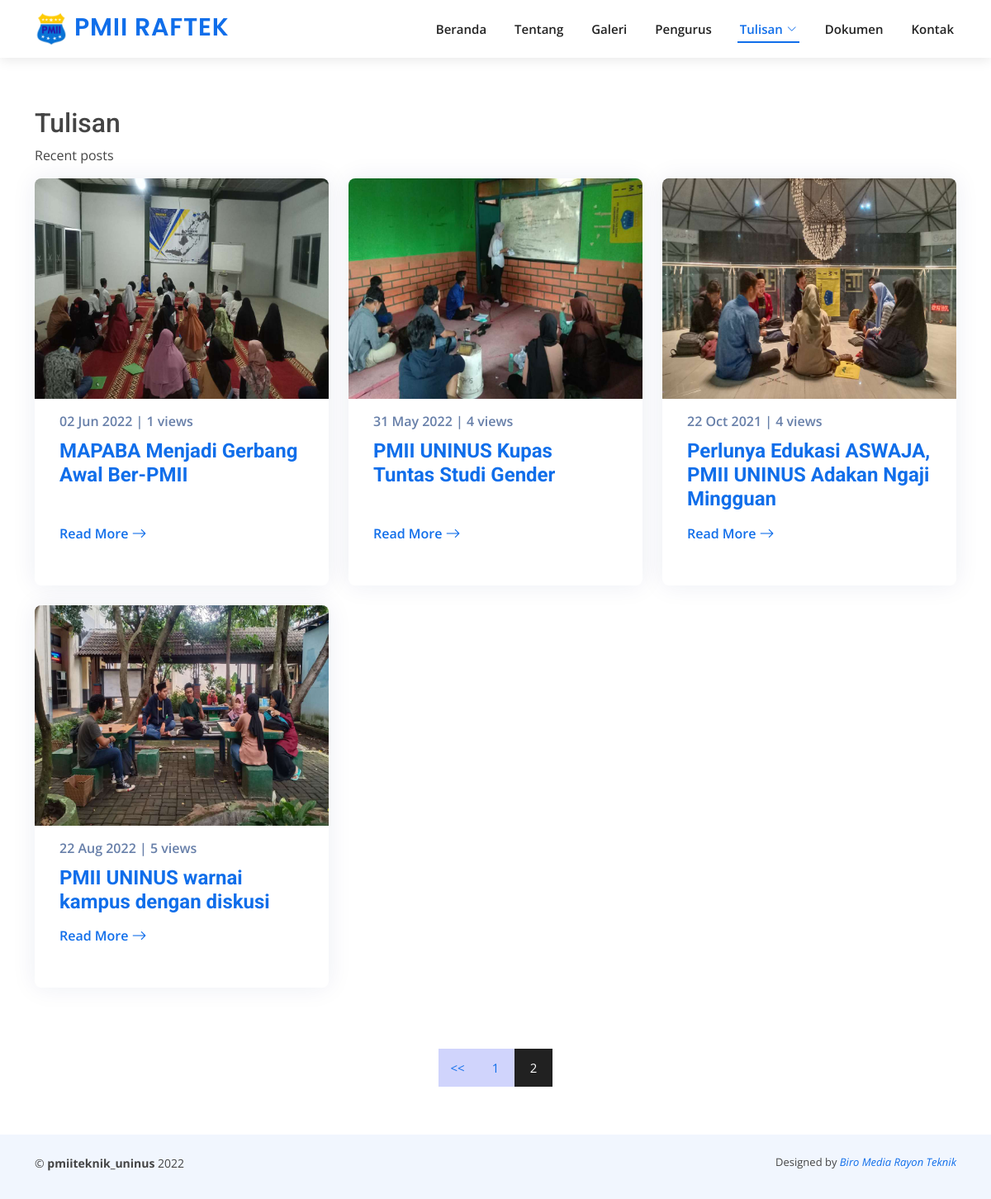
The app's page /post/page/2, older data.
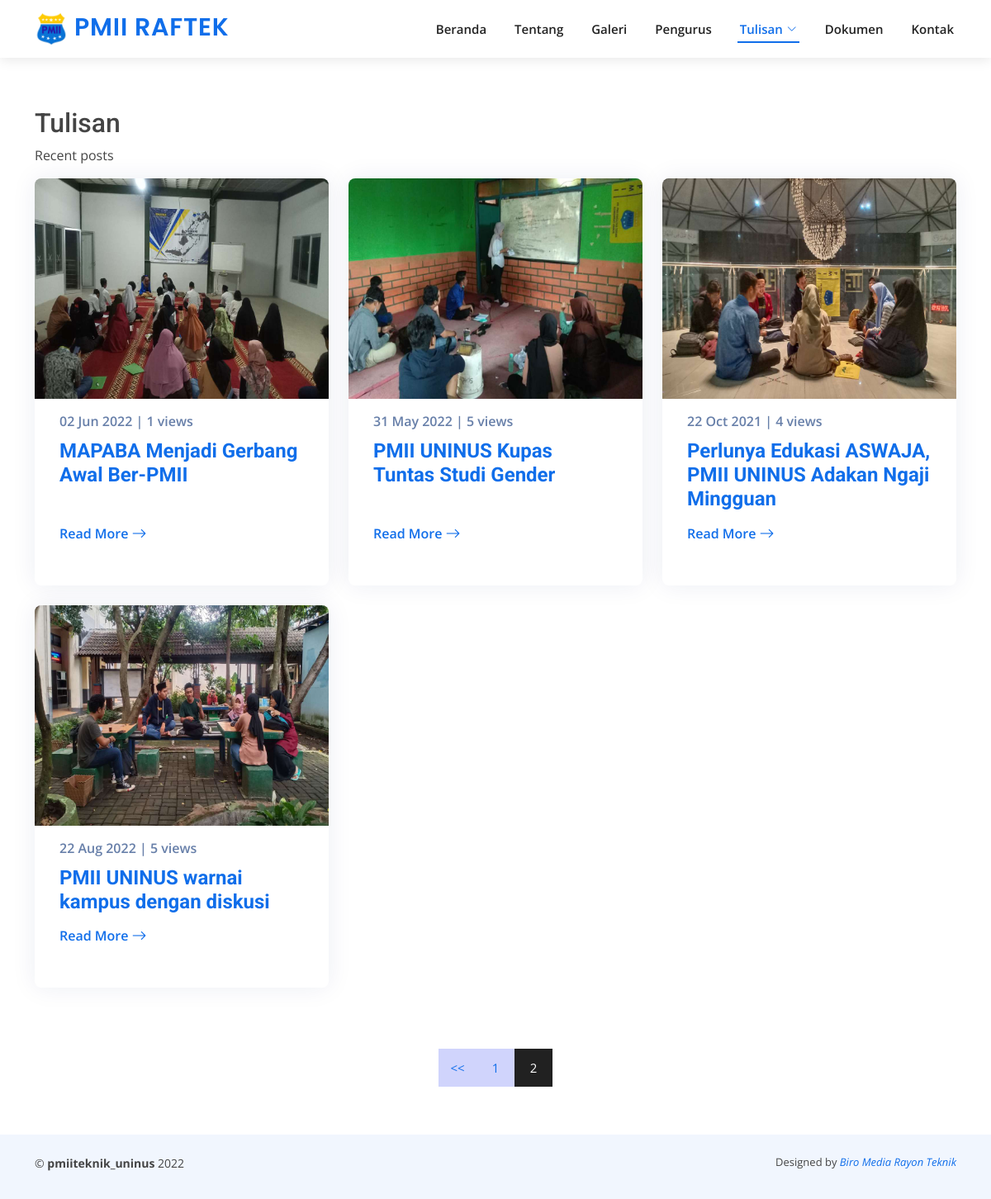
The same page, newer data.
### tables this page shows
CREATE TABLE `tbl_post` (
  `post_id` int(11) NOT NULL,
  `post_title` varchar(250) DEFAULT NULL,
  `post_description` text DEFAULT NULL,
  `post_contents` longtext DEFAULT NULL,
  `post_image` varchar(40) DEFAULT NULL,
  `post_date` timestamp NULL DEFAULT current_timestamp(),
  `post_last_update` datetime DEFAULT NULL,
  `post_category_id` int(11) DEFAULT NULL,
  `post_tags` varchar(225) DEFAULT NULL,
  `post_slug` varchar(250) DEFAULT NULL,
  `post_status` int(11) DEFAULT NULL COMMENT '1=Publish, 0=Unpublish',
  `post_views` int(11) DEFAULT 0,
  `post_user_id` int(11) DEFAULT NULL
);

### index.php (called while the page is built, shortened)
<?php
require_once BASEPATH.'core/CodeIgniter.php';

### application/models/Post_model.php (called while the page is built, shortened)
<?php
class Post_model extends CI_Model
{
	function get_post_perpage($offset, $limit)
	{
		$this->db->select('tbl_post.*, user_name,user_photo');
		$this->db->from('tbl_post');
		$this->db->join('tbl_user', 'post_user_id=user_id', 'left');
		$this->db->order_by('post_id', 'DESC');
		$this->db->limit($limit, $offset);
		$query = $this->db->get();
		return $query;
	}
	function get_popular_post()
	{
		$this->db->select('tbl_post.*, user_name,user_photo');
		$this->db->from('tbl_post');
		$this->db->join('tbl_user', 'post_user_id=user_id', 'left');
		$this->db->order_by('post_views', 'DESC');
		$this->db->limit(5);
		$query = $this->db->get();
		return $query;
	}
}

### application/views/post_view.php (the view, shortened to what this page needs)
<!DOCTYPE html>
<html lang="en">
<head>
    <link href="<?= base_url() ?>assets/frontend/vendor/aos/aos.css" rel="stylesheet">
    <link href="<?= base_url() ?>assets/frontend/vendor/bootstrap/css/bootstrap.min.css" rel="stylesheet">
    <link href="<?= base_url() ?>assets/frontend/vendor/bootstrap-icons/bootstrap-icons.css" rel="stylesheet">
    <link href="<?= base_url() ?>assets/frontend/vendor/boxicons/css/boxicons.min.css" rel="stylesheet">
    <link href="<?= base_url() ?>assets/frontend/vendor/glightbox/css/glightbox.min.css" rel="stylesheet">
    <link href="<?= base_url() ?>assets/frontend/vendor/swiper/swiper-bundle.min.css" rel="stylesheet">
    <link href="<?= base_url() ?>assets/frontend/css/style.css" rel="stylesheet">
</head>
<body>
    <?= $header; ?>
    <main id="main" data-aos="fade-up">
        <section id="recent-blog-posts" class="recent-blog-posts">
            <div class="container" data-aos="fade-up">
                <header class="section-header">
                    <h2>Tulisan</h2>
                    <p>Recent posts</p>
                </header>
                <div class="row">
                    <?php foreach ($data->result() as $row) : ?>
                        <div class="col-lg-4 col-md-6 mb-4">
                            <div class="post-box">
                                <div class="post-img"><img src="<?php echo base_url() . 'assets/backend/images/post/' . $row->post_image; ?>" class="img-fluid" alt=""></div>
                                <span class="post-date"><?php echo date('d M Y', strtotime($row->post_date)); ?> | <a href="javascript:void(0)"></a>
                                    <?php echo $row->post_views . ' views'; ?></span>
                                <h3 class="post-title"><a href="<?= site_url('post/' . $row->post_slug); ?>"><?php echo $row->post_title; ?></a>
                                </h3>
                                <a href="<?php echo site_url('post/' . $row->post_slug); ?>" class="readmore stretched-link mt-auto"><span>Read More</span><i class="bi bi-arrow-right"></i></a><br>
                            </div>
                        </div>
                    <?php endforeach; ?>
                </div><br><br>
                <?= $page; ?>
            </div>
        </section>
    </main>
    <?= $footer; ?>
</body>
</html>

Row changes from the older to the newer data that the page shows:
changed tbl_post "PMII UNINUS Kupas Tuntas Studi Gender": post_views "4" → "5"
